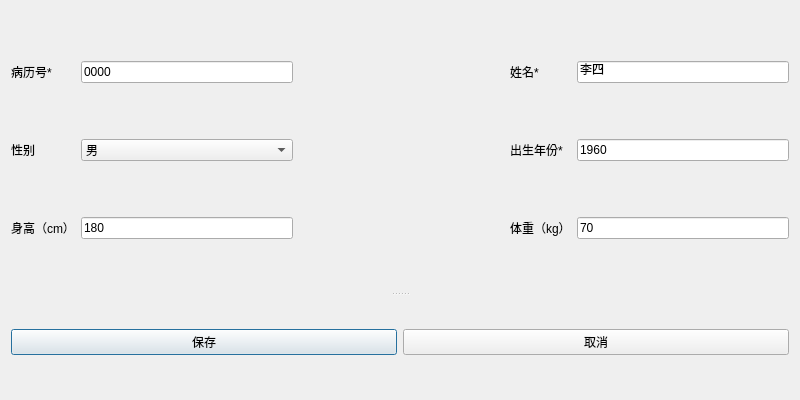
<?xml version="1.0" encoding="UTF-8"?>
<ui version="4.0">
 <class>Dialog</class>
 <widget class="QDialog" name="Dialog">
  <property name="geometry">
   <rect>
    <x>0</x>
    <y>0</y>
    <width>800</width>
    <height>400</height>
   </rect>
  </property>
  <property name="sizePolicy">
   <sizepolicy hsizetype="Fixed" vsizetype="Fixed">
    <horstretch>0</horstretch>
    <verstretch>0</verstretch>
   </sizepolicy>
  </property>
  <property name="minimumSize">
   <size>
    <width>800</width>
    <height>400</height>
   </size>
  </property>
  <property name="maximumSize">
   <size>
    <width>800</width>
    <height>400</height>
   </size>
  </property>
  <property name="windowTitle">
   <string>Dialog</string>
  </property>
  <layout class="QGridLayout" name="gridLayout_2">
   <item row="0" column="0">
    <widget class="QSplitter" name="splitter">
     <property name="sizePolicy">
      <sizepolicy hsizetype="Expanding" vsizetype="Expanding">
       <horstretch>0</horstretch>
       <verstretch>0</verstretch>
      </sizepolicy>
     </property>
     <property name="orientation">
      <enum>Qt::Vertical</enum>
     </property>
     <widget class="QWidget" name="layoutWidget">
      <layout class="QGridLayout" name="gridLayout">
       <item row="0" column="3">
        <widget class="QLabel" name="label_2">
         <property name="text">
          <string>姓名*</string>
         </property>
        </widget>
       </item>
       <item row="1" column="4">
        <widget class="QLineEdit" name="birthday">
         <property name="text">
          <string>1960</string>
         </property>
        </widget>
       </item>
       <item row="2" column="1">
        <widget class="QLineEdit" name="hight">
         <property name="text">
          <string>180</string>
         </property>
        </widget>
       </item>
       <item row="0" column="4">
        <widget class="QLineEdit" name="name">
         <property name="text">
          <string>李四</string>
         </property>
        </widget>
       </item>
       <item row="2" column="3">
        <widget class="QLabel" name="label_6">
         <property name="text">
          <string>体重（kg）</string>
         </property>
        </widget>
       </item>
       <item row="2" column="0">
        <widget class="QLabel" name="label_5">
         <property name="text">
          <string>身高（cm）</string>
         </property>
        </widget>
       </item>
       <item row="0" column="1">
        <widget class="QLineEdit" name="id">
         <property name="text">
          <string>0000</string>
         </property>
        </widget>
       </item>
       <item row="1" column="3">
        <widget class="QLabel" name="label_4">
         <property name="text">
          <string>出生年份*</string>
         </property>
        </widget>
       </item>
       <item row="1" column="2">
        <spacer name="horizontalSpacer_3">
         <property name="orientation">
          <enum>Qt::Horizontal</enum>
         </property>
         <property name="sizeHint" stdset="0">
          <size>
           <width>40</width>
           <height>20</height>
          </size>
         </property>
        </spacer>
       </item>
       <item row="1" column="0">
        <widget class="QLabel" name="label_3">
         <property name="text">
          <string>性别</string>
         </property>
        </widget>
       </item>
       <item row="2" column="4">
        <widget class="QLineEdit" name="weight">
         <property name="text">
          <string>70</string>
         </property>
        </widget>
       </item>
       <item row="1" column="1">
        <widget class="QComboBox" name="gender">
         <property name="editable">
          <bool>false</bool>
         </property>
         <item>
          <property name="text">
           <string>男</string>
          </property>
         </item>
         <item>
          <property name="text">
           <string>女</string>
          </property>
         </item>
        </widget>
       </item>
       <item row="0" column="0">
        <widget class="QLabel" name="label">
         <property name="text">
          <string>病历号*</string>
         </property>
        </widget>
       </item>
      </layout>
     </widget>
     <widget class="QWidget" name="layoutWidget_2">
      <layout class="QHBoxLayout" name="horizontalLayout">
       <item>
        <widget class="QPushButton" name="save_btn">
         <property name="text">
          <string>保存</string>
         </property>
        </widget>
       </item>
       <item>
        <widget class="QPushButton" name="cancel_btn">
         <property name="enabled">
          <bool>true</bool>
         </property>
         <property name="sizePolicy">
          <sizepolicy hsizetype="Fixed" vsizetype="Fixed">
           <horstretch>0</horstretch>
           <verstretch>0</verstretch>
          </sizepolicy>
         </property>
         <property name="maximumSize">
          <size>
           <width>800</width>
           <height>16777215</height>
          </size>
         </property>
         <property name="text">
          <string>取消</string>
         </property>
        </widget>
       </item>
      </layout>
     </widget>
    </widget>
   </item>
  </layout>
 </widget>
 <resources/>
 <connections/>
</ui>
